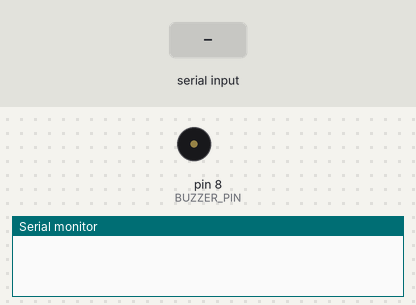
The sketch below on a simulated Arduino Uno, built with avr-gcc and run on an emulated ATmega328P. Parts: buzzer (waves = sounding, pin HIGH), the last lines printed to the serial monitor. The inputs (shaded band) are chosen by the test bench.

Above: at 1.2 s.
1.3 s: "BUZZ_ON\n" received over Serial
At 2.2 s:
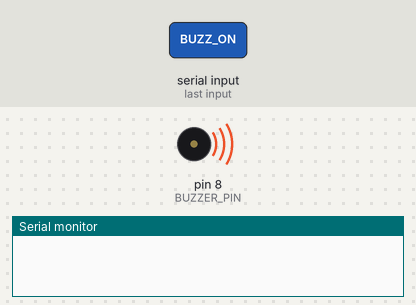
4.3 s: "BUZZ_OFF\n" received over Serial
At 5.9 s:
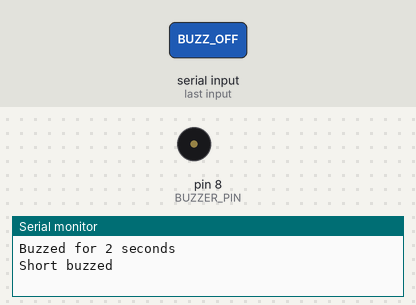
Timing chart, 0 to 7.4 s (numbered marks = the images above; inputs shaded):
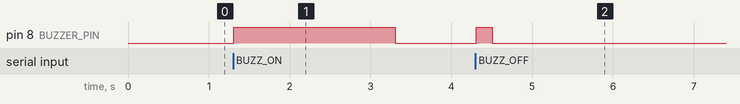

The sketch:

Gym_CRM_Buzz.ino
```cpp
#define BUZZER_PIN 8  // You can change this pin as needed

void setup() {
  Serial.begin(9600);         // Start serial communication
  pinMode(BUZZER_PIN, OUTPUT); // Set buzzer pin as output
  digitalWrite(BUZZER_PIN, LOW); // Ensure buzzer is off
}

void loop() {
  if (Serial.available() > 0) {
    String command = Serial.readStringUntil('\n');
    command.trim(); // remove any trailing newline or spaces

    if (command == "BUZZ_ON") {
      buzz(2000);  // Buzz for 2 seconds
      Serial.println("Buzzed for 2 seconds");
    }
    else if (command == "BUZZ_OFF") {
      buzz(200);   // Buzz shortly for 200 milliseconds
      Serial.println("Short buzzed");
    }
    else {
      Serial.println("Unknown command");
    }
  }
}

void buzz(int durationMs) {
  digitalWrite(BUZZER_PIN, HIGH);
  delay(durationMs);
  digitalWrite(BUZZER_PIN, LOW);
}
```

Measured:
- after the input at 1.3 s, pin 8 (BUZZER_PIN): LOW → HIGH at once, → LOW 2.0 s later
- after the input at 4.3 s, pin 8 (BUZZER_PIN): LOW → HIGH at once, → LOW 0.20 s later
